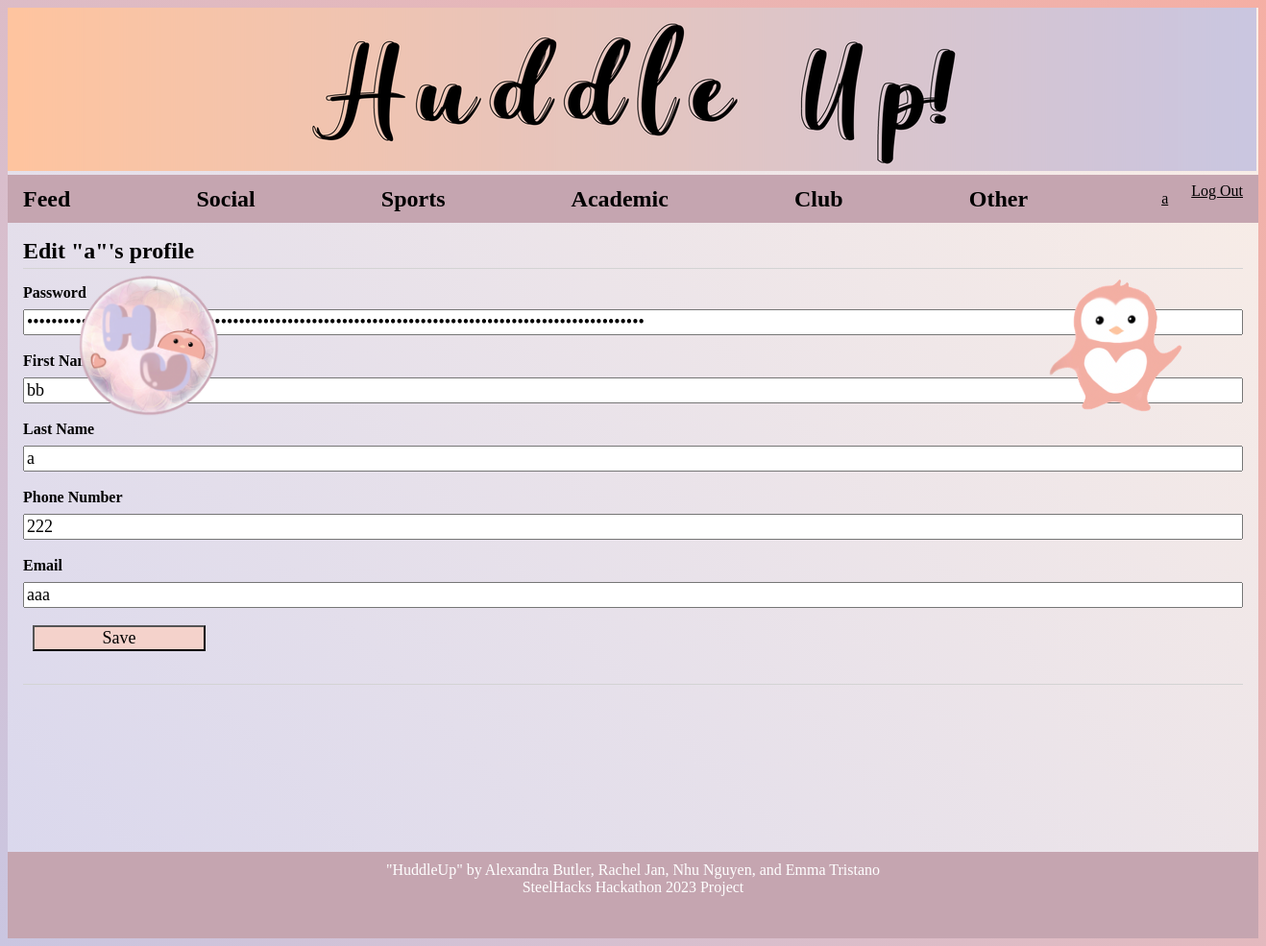
Page /1/p_update (signed in) on the earlier database version.
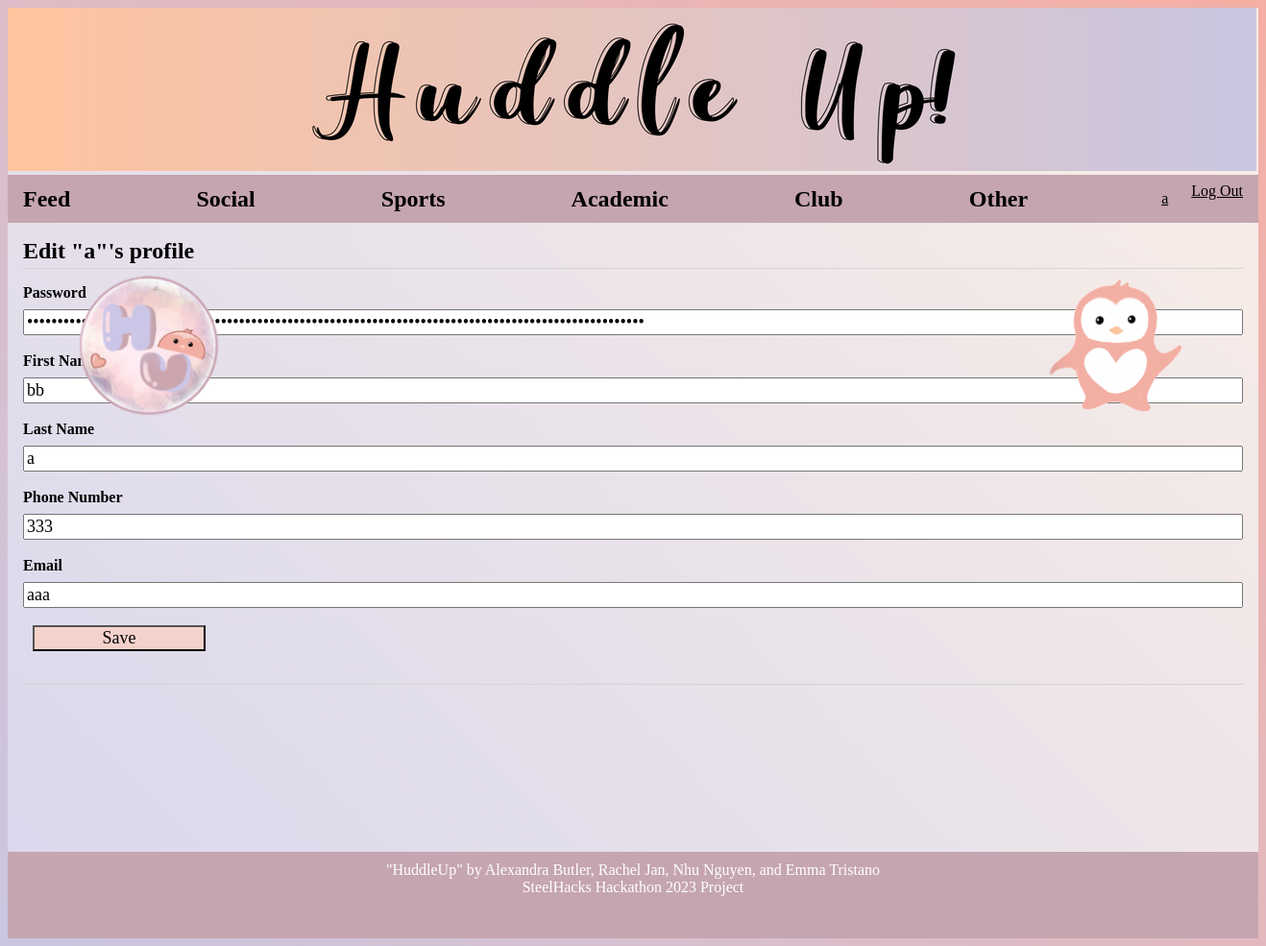
Same page on the later database version.
### tables this page shows
CREATE TABLE user (
  id INTEGER PRIMARY KEY AUTOINCREMENT,
  username TEXT UNIQUE NOT NULL,
  password TEXT NOT NULL,
  first_name TEXT NOT NULL,
  last_name TEXT NOT NULL,
  phone_num TEXT NOT NULL,
  email TEXT NOT NULL
);

### flaskr/blog.py (the view, shortened to what this page needs)
@bp.route('/<int:id>/p_update', methods=('GET', 'POST'))
@login_required
def p_update(id, check_author=True):
    user = get_user(id)
    if check_author and user['id'] != g.user['id']:
        abort(403)
    return render_template('blog/p_update.html', user=user)

### flaskr/auth.py (called while the page is built)
@bp.before_app_request
def load_logged_in_user():
    user_id = session.get('user_id')
    if user_id is None:
        g.user = None
    else:
        g.user = get_db().execute(
            'SELECT * FROM user WHERE id = ?', (user_id,)
        ).fetchone()

def login_required(view):
    @functools.wraps(view)
    def wrapped_view(**kwargs):
        if g.user is None:
            return redirect(url_for('auth.login'))
        return view(**kwargs)
    return wrapped_view

### flaskr/blog.py (called while the page is built)
def get_user(id):
    user = get_db().execute(
        'SELECT u.id, username, password, first_name, last_name, phone_num, email'
        ' FROM user u'
        ' WHERE u.id = ?',
        (id,)
    ).fetchone()
    if user is None:
        return 'none'
    return user

### flaskr/db.py (called while the page is built)
def get_db():
    if 'db' not in g:
        g.db = sqlite3.connect(
            current_app.config['DATABASE'],
            detect_types=sqlite3.PARSE_DECLTYPES
        )
        g.db.row_factory = sqlite3.Row
    return g.db

### flaskr/templates/blog/p_update.html
{% extends 'base.html' %}
{% block header %}
<h1>{% block title %}Edit "{{ user['username'] }}"'s profile{% endblock %}</h1>
{% endblock %}
{% block content %}
<form method="post">
    <label for="password">Password</label>
    <input type="password" name="password" id="password" value="{{ request.form['password'] or user['password'] }}"
        required>
    <label for="first_name">First Name</label>
    <input name="first_name" id="first_name" value="{{ request.form['first_name'] or user['first_name'] }}" required>
    <label for="last_name">Last Name</label>
    <input type="last_name" name="last_name" id="last_name" value="{{ request.form['last_name'] or user['last_name'] }}"
        required>
    <label for="phone_num">Phone Number</label>
    <input type="phone_num" name="phone_num" id="phone_num" value="{{ request.form['phone_num'] or user['phone_num'] }}"
        required>
    <label for="email">Email</label>
    <input name="email" name="email" id="email" value="{{ request.form['email'] or user['email'] }}" required>
    <input type="submit" value="Save">
</form>
<hr>
{% endblock %}

### flaskr/templates/base.html (shortened to what this page needs)
<!doctype html>
<html lang='en'>
<link rel="stylesheet" href="{{ url_for('static', filename='style.css') }}">
<body>
    <div class="banner"><img src="../static/home2.png" alt="home image"></div>
    <img src="../static/penguin.png" alt="penguin image" width="150" height="150"
        style="float:right;position:absolute;text-align:right;bottom:550px;right:80px;"></div>
    <img src="../static/icon.png" alt="icon" width="150" height="150"
        style="float:left;position:absolute;text-align:left;bottom:550px;left:80px;"></div>
</body>
<nav>
    <h1><a href="/">Feed</a></h1>
    <h1><a href="{{ url_for('blog.filter_post', filter_name='Social') }}">Social</a></h1>
    <h1><a href="{{ url_for('blog.filter_post', filter_name='Sports') }}">Sports</a></h1>
    <h1><a href="{{ url_for('blog.filter_post', filter_name='Academic') }}">Academic</a></h1>
    <h1><a href="{{ url_for('blog.filter_post', filter_name='Club') }}">Club</a></h1>
    <h1><a href="{{ url_for('blog.filter_post', filter_name='Other') }}">Other</a></h1>
    <ul>
        {% if g.user %}
        <li><span><a href="{{ url_for('blog.profile', id=g.user['id']) }}">{{ g.user['username'] }}</a></span>
        <li><a href="{{ url_for('auth.logout') }}">Log Out</a>
            {% else %}
        <li><a href="{{ url_for('auth.register') }}">Register</a>
        <li><a href="{{ url_for('auth.login') }}">Log In</a>
            {% endif %}
    </ul>
</nav>
<section class="content">
    <header>
        {% block header %}{% endblock %}
    </header>
    {% block content %}{% endblock %}
</section>
<div>
    <footer id="footer">
        <p>"HuddleUp" by Alexandra Butler, Rachel Jan, Nhu Nguyen, and Emma Tristano</p>
        <p>SteelHacks Hackathon 2023 Project</p>
    </footer>
</div>
</html>

### flaskr/static/style.css (style rules this page uses)
* { font-family: "Gill Sans"; }
.banner { text-align: left; padding-left: 0; padding-top: 0; padding-bottom: 0; }
html { font-family: sans-serif; background: linear-gradient(45deg, #CAC6E1, #F5AFA4); }
body { background: linear-gradient(45deg, #D9D7ED, #FAEEE6); }
h1 { color: black; }
a { color: black; }
hr { border: none; border-top: 1px solid lightgray; }
nav { background: #C5A5B0; display: flex; align-items: center; padding: 0 0.5rem; }
nav h1 { flex: auto; margin: 0; }
nav h1 a { text-decoration: none; padding: 0.25rem 0.5rem; }
nav ul { display: flex; list-style: none; margin: 0; padding: 0; }
nav ul li a, nav ul li span, header .action { display: block; padding: 0.5rem; }
.content { padding: 0 1rem 1rem; }
.content>header { border-bottom: 1px solid lightgray; display: flex; align-items: flex-end; }
.content>header h1 { flex: auto; margin: 1rem 0 0.25rem 0; }
.content form { margin: 1em 0; display: flex; flex-direction: column; }
.content label { font-weight: bold; margin-bottom: 0.5em; }
.content input, .content textarea { margin-bottom: 1em; font-size: large; background-color: linear-gradient(45deg, #efe1da, #dbd9ee); }
input[type=submit] { align-self: start; min-width: 10em; background-color: #f4d2cb; margin-left: 10px; }
footer { text-align: center; margin:0; height: 10vh; margin-top: 150px; padding-top: 10px; padding-bottom: 0px; position: relative; background-color: #C5A5B0; color: white; overflow: auto; font-size: medium; }
footer p { margin: 0; padding: 0; }

Differences in the rows shown:
changed user "bb": phone_num "222" → "333"
